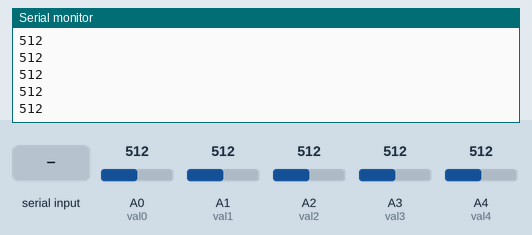
The sketch below on a simulated Arduino Uno, built with avr-gcc and run on an emulated ATmega328P. Shown: the last lines printed to the serial monitor. Inputs (shaded band) come from the test bench; at power-on: A0 (val0) = 512, A1 (val1) = 512, A2 (val2) = 512, A3 (val3) = 512, A4 (val4) = 512.

Above: at 3.3 s.
3.4 s: A0 (val0) set to 660
At 4.5 s:
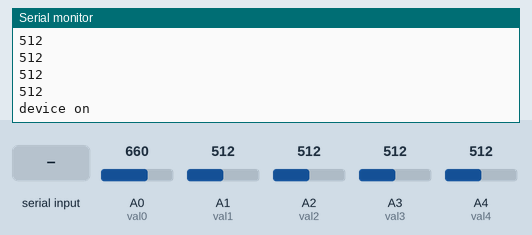
6.7 s: A1 (val1) set to 716
At 8.3 s:
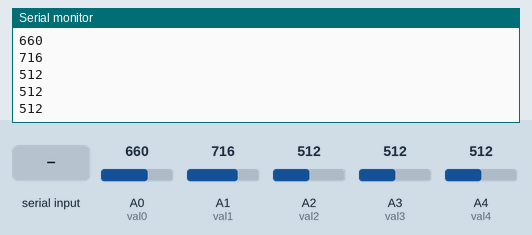
10.0 s: A2 (val2) set to 306
At 10.4 s:
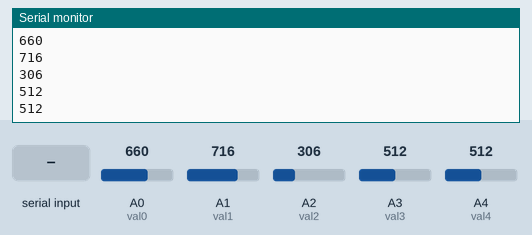
13.3 s: A3 (val3) set to 810
At 16.4 s:
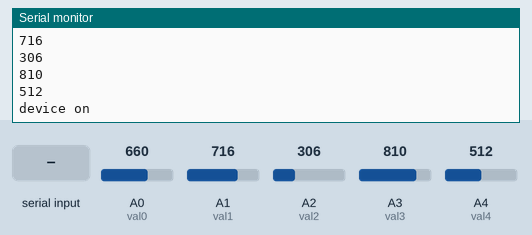
16.6 s: A4 (val4) set to 910
At 18.9 s:
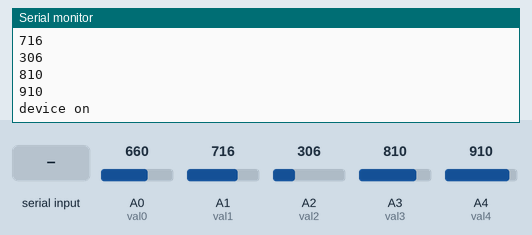
19.9 s: "1" received over the second serial link
At 22.2 s:
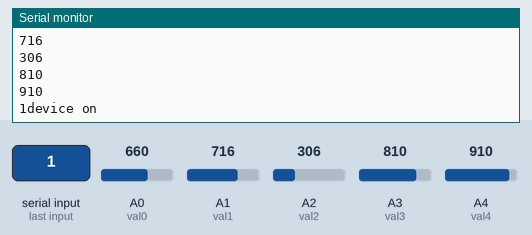
Timing chart, 0 to 23.7 s (numbered marks = the images above; inputs shaded):
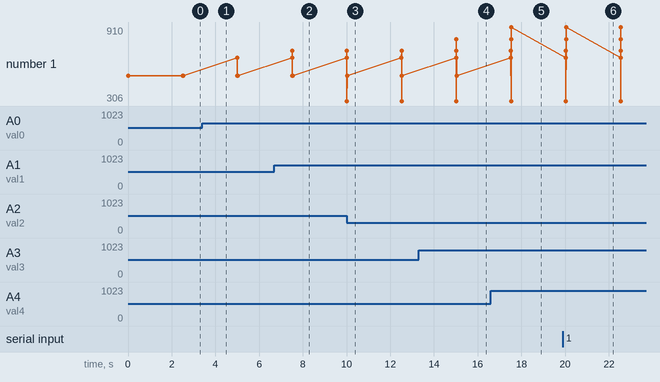

The sketch:

Sign_language_translator.ino
```cpp
#include<SoftwareSerial.h>

const int val0=A0;
const int val1=A1;
const int val2=A2;
const int val3=A3;
const int val4=A4;
int count=0;
int power;

SoftwareSerial bt(2,3 ); /* (Rx,Tx) */

void setup() {
  bt.begin(9600);
  Serial.begin(9600);
}

void loop() {

  int thumb = analogRead(val0);
  int index = analogRead(val1);
  int middle = analogRead(val2);
  int ring = analogRead(val3);
  int little = analogRead(val4);

  Serial.println(thumb);
  Serial.println(index);
  Serial.println(middle);
  Serial.println(ring);
  Serial.println(little);
   Serial.println();
  delay(1000);

  if (bt.available())
  {
    Serial.write(bt.read());
  }

if((thumb>800)&&(index>900))
{
  count++;
}

if(count%2==0)
{
  int power=0;
}
else{
  int power=1;
}


  if(power=1)
 {
  //bt.println("device on");
  Serial.println("device on");
if(index>900)
{
  bt.println("how are you");
}
if(middle>800)
{
  bt.println("i am hungry");
}
if(ring>800)
{
bt.println("Help");
}
if((thumb>800)&&(little>800))
{
bt.println("i am not feeling well");
}
if((thumb<650)&&(index>900)&&(little>800))
{
bt.println("ok fine");
}
if((thumb>800)&&(index>900)&&(middle>800)&&(ring>800)&&(little>800))
{
bt.println("        thank you");
}
}
else{
 // bt.println("device off");
  Serial.println("device off");
}

delay(1500);
}
```

Measured:
- after the input at 6.7 s, the serial monitor: prints a new line after 0.81 s (image 2)
- after the input at 10.0 s, the serial monitor: prints a new line at once (image 3)
- after the input at 13.3 s, the serial monitor: prints a new line after 1.7 s (image 4)
- after the input at 16.6 s, the serial monitor: prints a new line after 0.94 s (image 5)
- after the input at 19.9 s, the serial monitor: prints a new line after 1.1 s (image 6)
- plotted number 1: 512 → 910 after the input at 16.6 s
